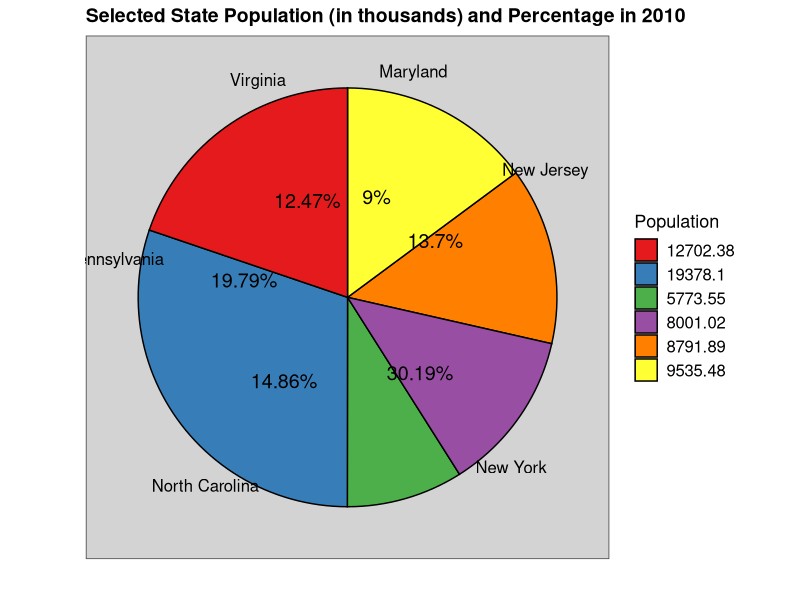

Recreate this plot in R.
# This script creates a pie chart using (a subset of) 'census_data.csv'.

# A description of 'census_data.csv' can be found in 'census_data_scrape_and_process.R'.
# To avoid an overwhelming plot, I will be using a subset of 'census_data.csv' consisting of
# observations for 6 states (North Carolina, Maryland, New Jersey, Pennsylvania, Virginia, 
# and New York) in 2010.

# Load packages.
library(data.table)
library(ggplot2)
library(ggthemes)

# Load data.
census_data = data.table(read.csv('census_data.csv', header = T, stringsAsFactors = F, check.names = F))

#####
# SUBSET/PROCESS DATA.

  # Specify states of interest.
  states = c('North Carolina', 'Maryland', 'New Jersey', 'Pennsylvania', 
             'Virginia', 'New York')
  
  # Create data subset (specified above).
  census_subset = census_data[Name %in% states, .(Name, `2010`)]
  
  # Divide population values by 1000 for easier graph viewing.
  census_subset$`2010` = census_subset$`2010` / 1000
  
  # Compute percentage of total population accounted for by each state.
  
    # Compute percentage.
    census_subset$percent = round(100 * (census_subset$`2010` / sum(census_subset$`2010`)), 2)
  
    # Change to 'character' vector with form 'percent + %'.
    census_subset$percent = as.character(census_subset$percent)
    census_subset$percent = paste0(census_subset$percent, '%')
  
  # Specify locations for pie chart labels.
  
    # Count cumulative population.
    # This has no statistical or data significance, it's only to help with chart labels.
    census_subset$sum = cumsum(census_subset$`2010`)
    
    # Create 'offset_sum' column that will help with chart labels.
    census_subset$offset_sum = c(0, census_subset$sum[1: (nrow(census_subset) - 1)])
    
    # Create 'label_locations' column that specifies label locations on pie chart.
    census_subset$label_locations = (census_subset$sum + census_subset$offset_sum) / 2

#####  
# Plot data.
ggplot(data = census_subset, aes(x = '', y = `2010`, fill = as.character(round(`2010`, 2)))) + 
geom_bar(stat = 'identity', 
         color = 'black') +
geom_text(aes(y = label_locations, label = census_subset$percent), 
          size = 5) +
coord_polar('y') +
guides(fill = guide_legend(title = 'Population')) +
theme_few() +
theme(axis.ticks = element_blank(), 
      axis.text.x = element_text(color = 'black', 
                                 size = 12), 
      plot.title = element_text(face = 'bold', 
                                size = 14),
      panel.background = element_rect(fill = 'lightgrey', 
                                      colour = 'lightgrey'), 
      legend.text = element_text(size = 12), 
      legend.title = element_text(size = 13)) +
scale_y_continuous(breaks = census_subset$label_locations, 
                   labels = census_subset$Name) +
scale_fill_brewer(palette = 'Set1') +
ggtitle('Selected State Population (in thousands) and Percentage in 2010') +
xlab('') +
ylab('')
